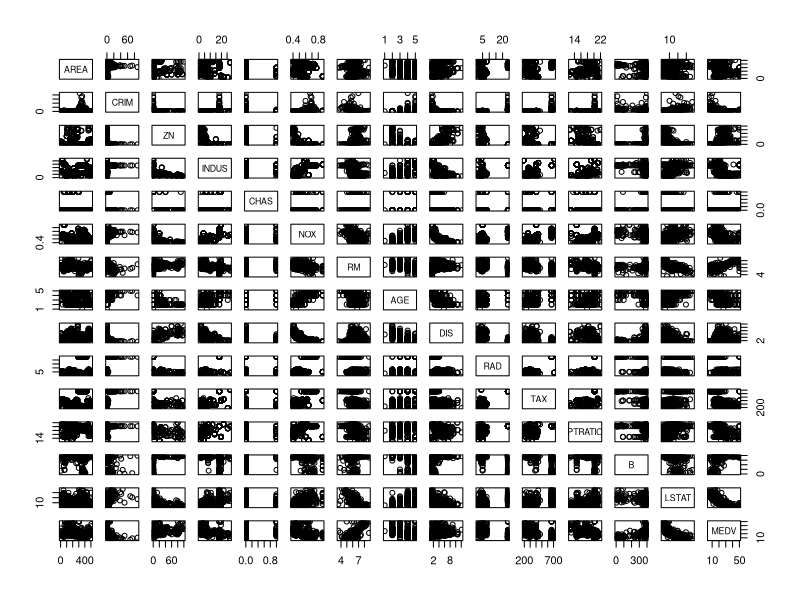
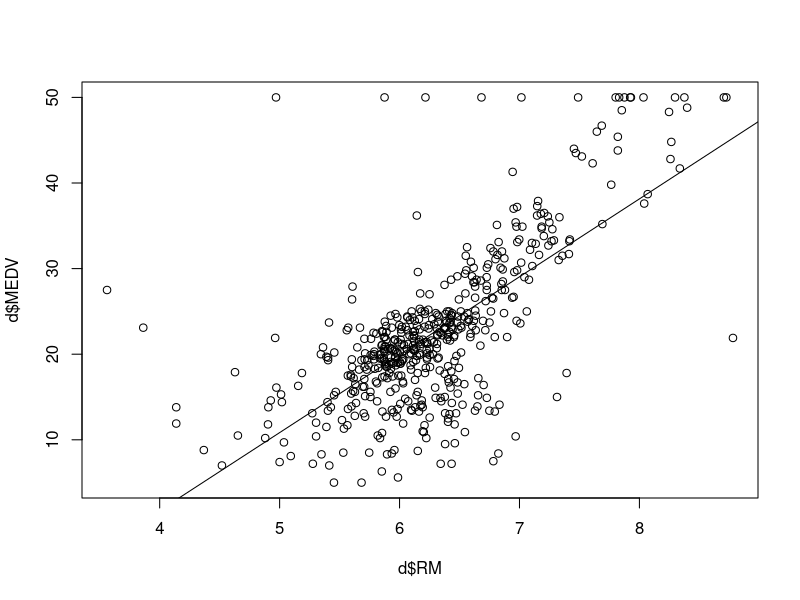

Write the R code that produced these figures, in order. (Note: this script raises an error after producing the figures.)
### ----------------------------------------------------------------------------
### Script du cours d'Analyse de données pour le Génie Industriel
### Grenoble INP - Génie Industriel, 2A-ICL, 2017-2018
### (c) P. Lemaire, 2016, 2017, 2018. Ne pas diffuser.
###
### encoding: utf8 (use File>Reopen with encoding in RStudio)

### TP Noté 1

### Pour toutes les questions, n'hésitez pas à écrire des fonctions
### qui vous permettent de ré-utiliser tout ou partie de ce que vous
### faîtes. Vous constaterez que beaucoup de questions se répètent
### pour différents modèles : ne faîtes qu'une fois le travail, puis
### ré-utilisez le à bon escient !

### Les questions doivent avoir une réponse explicite : selon le cas,
### ce sera un script commenté, un résultat numérique commenté, un
### graphique légendé...


### NOMS =====================================================================
# NOM1 : Oscar Olsson
# NOM2 : Samuele Vannoli

### Dans cet exercice, on s'intéresse à la valeur des habitations de
### différentes régions en fonction de différentes
### caractéristiques. Nous allons produire et étudier différents
### modèles de régression linéaires ; parmi les usages possibles de
### tels modèles on peut envisager de chercher les déterminants de la
### valeur (variables permettant de caractériser la valeur, sans que
### cela implique une causalité), ou anticiper la valeur des
### habitations pour d'autres régions similaires.

### Le jeu de données est issu de UCI Machine Learning Repository
### (http://archive.ics.uci.edu/ml/machine-learning-databases/housing/).
### La version utilisée est une adaptation est doit être récupérée sur
### Chamilo.
### 
### Le jeu de données comporte 506 observations et 15 variables décrites ainsi :
###  0. AREA     index of the town in the database
###  1. CRIM     per capita crime rate by town
###  2. ZN       proportion of residential land zoned for lots over 25,000 sq.ft.
###  3. INDUS    proportion of non-retail business acres per town
###  4. CHAS     Charles River dummy variable (= 1 if tract bounds 
###                                            river; 0 otherwise)
###  5. NOX      nitric oxides concentration (parts per 10 million)
###  6. RM       average number of rooms per dwelling
###  7. AGE      age of owner-occupied units, from 1 (newest) to 5 (oldest)
###  8. DIS      weighted distances to five Boston employment centres
###  9. RAD      index of accessibility to radial highways
### 10. TAX      full-value property-tax rate per $10,000
### 11. PTRATIO  pupil-teacher ratio by town
### 12. B        1000(Bk - 0.63)^2 where Bk is the proportion of blacks 
###              by town
### 13. LSTAT    % lower status of the population
### 14. MEDV     Median value of owner-occupied homes in $1000's

### La variable à expliquer est MEDV.

### Partie 1 : lecture des données ===========================================

## Q1.1 ----------------------------------------------------------------------
## Chargez le jeu de données 'housing' (fichier housing.dat, sur chamilo)
d<- read.delim("hous.dat", sep=";")

## Q1.2 ----------------------------------------------------------------------
## Afin de se familiariser avec les données, affichez le résumé du jeu
## de données et vérifiez la cohérence des valeurs et des
## variables. Tracez les graphiques de chaque couple variables.
plot(d) ##tracing the graph we found that it looks reasonalbe
str(d) ##Data types are correct 


## Q1.3 ----------------------------------------------------------------------
## Sur la base de ces quelques graphiques, quelle variable utiliseriez-vous 
## pour faire une régression linéaire simple de MEDV ? 

#Frome the graphs we can tell that MEDV looks to have the most linnear correlation with RM,
##and logically number of rooms and house prices are reasonable to be highly correlated.
LINMEDVRM<- lm(d$MEDV ~ d$RM)
plot(d$RM,d$MEDV)
abline(LINMEDVRM)

## Q1.4 (bonus, technique) ---------------------------------------------------
## Proposez une fonction qui prend en entrées : un jeu de données et
## un seuil s, et affiche pour chaque variable v la liste des autres
## variables corrélées à v (en valeur absolue) au moins au seuil s.
## Bonus : 
##  - en option, la liste des variables sera triée par corrélation
##    (absolue) décroissante
##  - en option, la corrélation sera indiquée après chaque variable 
## Remarque : 
##  - ne prendre en compte que les attrinuts numériques (is.numeric)
my.data.cor <- function(d, s, tri=FALSE, valeurs=FALSE){
  d_numeric <- d[,sapply(data, is.numeric)]
  corelationmatrix <- cor(d_numeric)
  uppertri <- upper.tri(d_numeric)
  corelationtable <- data.frame(
    row= rownames(corelationmatrix)[row(corelationmatrix)[uppertri]],
    column = rownames(corelationmatrix)[col(corelationmatrix)[uppertri]],
    corelation = abs((corelationmatrix)[uppertri])
  )
  if (tri == TRUE){
    corelationtable <- corelationtable[order(-corelationtable$corelation),]
  }
  filteredcorelationtable <- corelationtable[corelationtable$corelation >= s,]
  return(filteredcorelationtable)
  }
  
  my.data.cor(d, 0.1,TRUE)

## Q1.5 ----------------------------------------------------------------------
## En utilisant la fonction de la question Q1.4, ou tout autre moyen,
## déterminez les variables les mieux corrélées à MEDV.
myr <- function(input) {
  C =(sum((d$MEDV-mean(d$MEDV))*(input-mean(input))))/length(d$MEDV)
  S1=sqrt(var(d$MEDV))
  S2=sqrt(var(input))
  r=C/(S1*S2)
}
RLSTAT <- myr(d$LSTAT)
RB <- myr(d$B)
RPTRATIO <-  myr(d$PTRATIO)
RTAX <- myr(d$TAX)
RRAD <- myr(d$RAD)
RDIS <- myr(d$DIS)
RAGE <- myr(d$DIS)
RRM <- myr(d$RM)
RNOX <-  myr(d$NOX)
RCHAS <-  myr(d$CHAS)
RINDUS <-  myr(d$INDUS)
RZN <-  myr(d$ZN)
RCRIM <-  myr(d$CRIM)

RVector <- c(RLSTAT,RB,RPTRATIO,RTAX,RRAD,RDIS,RAGE,RRM,RNOX,RCHAS,RINDUS,RZN,RCRIM)
plot(RVector)
## the two best are RM and LSTAT which are both around + resp -0,7, 
##the others are between 0,2-0,4 and -0,4- -0,2 

##
### Partie 2 : régression linéaire simple ====================================

### Dans un premier temps, on va s'intéresser à des modèles de MDEV en
### fonction de pourcentage classe populaire (LSTAT) ; en effet,
### graphiquement, une liaison assez forte apparaît (Q1.3) et elle est
### bien corrélée (Q1.5).  (La variable RM aurait été, sur ces
### critères, un choix aussi acceptable).

## Q2.1 ----------------------------------------------------------------------
## Tracez le graphique de la valeur de l'habitation selon la
## proportion de classe populaire
plot(d$MEDV, d$LSTAT)
plot(d$RM, d$LSTAT)


## Q2.2 ----------------------------------------------------------------------
## Calculez la régression linéaire MEDV ~ LSTAT.
## Ajoutez la droite correspondante au graphique précédent.
LINMEDVLSTAT<- lm(d$MEDV ~ d$LSTAT)
plot(d$LSTAT,d$MEDV)
abline(LINMEDVLSTAT)


## Q2.3 ----------------------------------------------------------------------
## Déterminez le coefficient de détermination de la régression linéaire. 
sst<-function(y) sum((y-mean(y))^2)/length(y)
sse<-function(x,y) sum((predict(lm(y~x), newdata = as.data.frame(x))-mean(y))^2)/length(y)
ssr<-function(x,y) sum((y-predict(lm(y~x), newdata = as.data.frame(x)))^2)/length(x)

sst <- sst(d$MEDV)
sse <- sse(d$LSTAT, d$MEDV)
Rsquare <- sse/sst

## Q2.4 ----------------------------------------------------------------------
## Calculez la corrélation linéaire, ainsi que la corrélation linéaire
## de Spearman (corrélation des rangs). Interprétez le résultat
## obtenu.
rLSTAT <- myr(d$LSTAT)
##the linnear correlation is -0,736... which means that when the prices of housing goes up
## The % of lower class population decreases most of the time. 

## Q2.5 ----------------------------------------------------------------------
## Calculez l'erreur absolue moyenne.
era <- sum(abs(d$MEDV - predict(LINMEDVLSTAT, newdata = as.data.frame(d$LSTAT))))/length(d$MEDV)
## 4,5. 

## Q2.6 ----------------------------------------------------------------------
## Calculez la moyenne et l'écart-type des erreurs. Les erreurs vous
## semblent-elles normales ?

mean(abs(d$MEDV - predict(LINMEDVRM1, newdata = as.data.frame(d$LSTAT))))
sqrt(var(d$MEDV - predict(LINMEDVRM1, newdata = as.data.frame(d$LSTAT))))
## Q2.7 ----------------------------------------------------------------------
## Tracez les résidus en fonction des individus, de LSTAT, de MEDV.
## Que remarquez-vous ?
plot(d$MEDV - predict(LINMEDVLSTAT, newdata = as.data.frame(d$LSTAT)))


## Q2.8 ----------------------------------------------------------------------
## Identifiez les individus pour lesquels l'erreur est la plus grande. 
which.max(abs(d$MEDV - predict(LINMEDVLSTAT, newdata = as.data.frame(d$LSTAT))))
##372 is the max error, and we can se in the plot of the errors that the regression is are over
##estimated. 


### Partie 3 : régression linéaire avec une unique variable ==================

## Q3.1 ----------------------------------------------------------------------
## En vous basant sur les observations faîtes dans la partie
## précédente, proposez (au moins) trois modèles de régression
## n'utilisant que LSTAT (ou des transformations de cette variable)
## afin de construire un modèle de MDEV.

summary(lm(d$MEDV ~ (d$LSTAT)))
plot(d$MEDV ~ (d$LSTAT))

summary(lm(d$MEDV ~ (sqrt(d$LSTAT))))
plot(d$MEDV ~ I(sqrt(d$LSTAT)))

summary(lm(d$MEDV ~ I((d$LSTAT)^(1/4))))

summary(lm(d$MEDV ~ I((log(d$LSTAT)))))

summary(lm(d$MEDV ~ I(1/(d$LSTAT))))


## Q3.2 ----------------------------------------------------------------------
## Pour chacun des modèles, calculez les régressions et évaluez
## chacune d'entre elles (n'hésitez pas à faire des fonctions pour
## automatiser cela).
##in the summary you can se that the log(d$LSTAT) gave us a bit better results

## Q3.3 ----------------------------------------------------------------------
## Quel modèle recommandez-vous ?
##Looking at R^2 value we would choose log method because it gives us the highest value...


### Partie 4 : régression linéaire avec une plusieurs variables ==============

### On s'autorise maintenant à utiliser toutes les variables pour construire 
### un modèle de la valeur médiane.

## Q4.1 ----------------------------------------------------------------------
## Calculez le modèle de régression linéaire en fonction de toutes les autres
## variables. Qu'obtenez-vous ? Cela vous semble-t-il bon ?
summary(lm(d$MEDV ~.,d = d[-1]))

## Q4.2 ----------------------------------------------------------------------
## Selon vous, pourquoi ne faut-il pas utiliser la variable AREA ?
##Beacuase it is not numerci and therefore can't be used

## Q4.3 ----------------------------------------------------------------------
## Selon vous, pourquoi la variable AGE ne doit pas être utilisée telle 
## qu'elle ?
##The ages are bundled into 5 groups, and therefor it is not likley that they have a continous
##relation in a linneat regression

## Q4.4 ----------------------------------------------------------------------
## Transformez la variable "AGE" en facteur (as.factor) et recalculez la 
## régression linéaire.
newage_data <- d
newage_data$AGE <- as.factor(newage_data$AGE)
summary(lm(newage_data$MEDV ~.,newage_data = newage_data[-1]))
summary(lm(d$MEDV ~.,d = d[-1]))

summary(lm(newage_data$MEDV ~.,data = newage_data[-1]))

## Q4.5 ----------------------------------------------------------------------
## Proposez un *bon* modèle de MEDV.
## Vous indiquerez votre démarche pour construire votre modèle (sélection et 
## tranformation des variables), vos critères de qualité (performance, 
## simplicité, etc.). Vous commenterez les qualités et défauts de votre modèle
## en discutant des erreurs qu'il commet.

newd <- d

newd <- as.factor(newd$AGE)
newd <- as.factor(newd$CHAS)

##take away Indus, Age and Chas. We also use the log of the LSTAT variable. 
summary(lm(newd$MEDV ~ I(log(newd$LSTAT)) +., data = newd[c(-1,-3,-4,-8)]))

plot(lm(newd$MEDV ~ I(log(newd$LSTAT)) +., data = newd[c(-1,-3,-4,-8)]))



